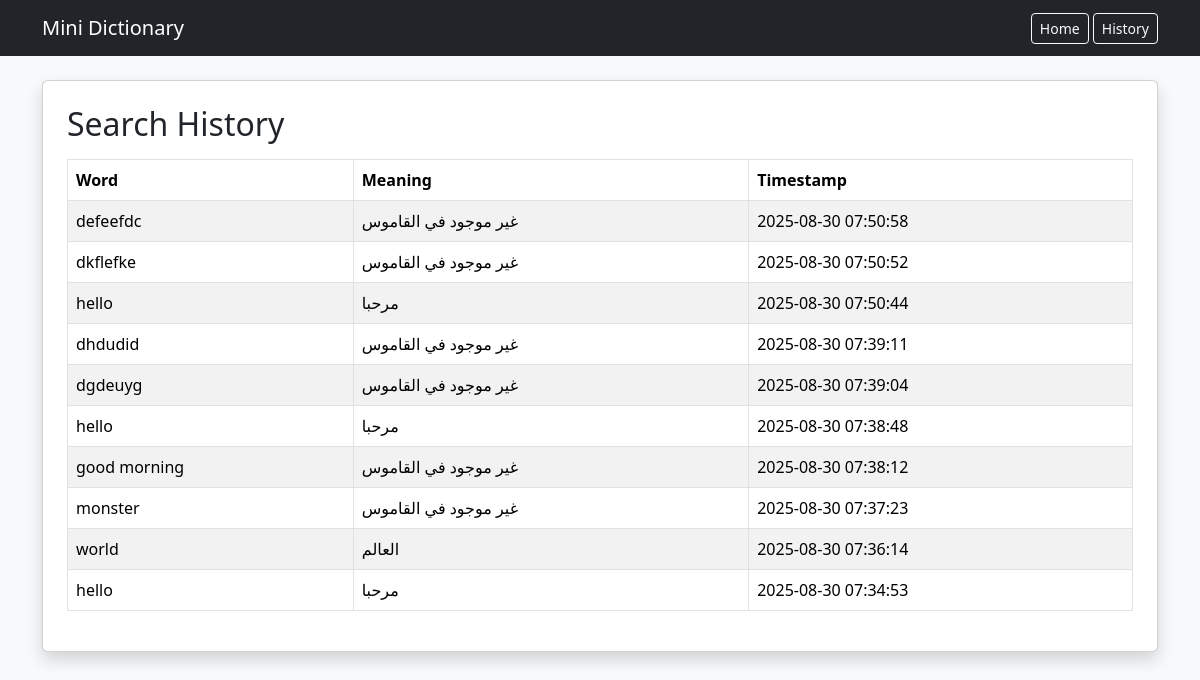
The app's page /history with its own data.
### tables this page shows
CREATE TABLE history (
            id INTEGER PRIMARY KEY AUTOINCREMENT,
            word TEXT NOT NULL,
            meaning TEXT NOT NULL,
            timestamp DATETIME DEFAULT CURRENT_TIMESTAMP
        );

### app.py (the view)
@app.route("/history")
def history():
    conn = get_db()
    rows = conn.execute("SELECT * FROM history ORDER BY timestamp DESC").fetchall()
    conn.close()
    return render_template("history.html", history=rows)

### app.py (called while the page is built)
def get_db():
    conn = sqlite3.connect("dictionary.db")
    conn.row_factory = sqlite3.Row
    return conn

### templates/history.html
{% extends "layout.html" %}
{% block content %}
<div class="card shadow p-4">
  <h2 class="mb-3">Search History</h2>
  {% if history %}
    <table class="table table-bordered table-striped">
      <thead>
        <tr>
          <th>Word</th>
          <th>Meaning</th>
          <th>Timestamp</th>
        </tr>
      </thead>
      <tbody>
        {% for row in history %}
          <tr>
            <td>{{ row['word'] }}</td>
            <td>{{ row['meaning'] }}</td>
            <td>{{ row['timestamp'] }}</td>
          </tr>
        {% endfor %}
      </tbody>
    </table>
  {% else %}
    <p class="text-muted">No history yet.</p>
  {% endif %}
</div>
{% endblock %}

### templates/layout.html (shortened to what this page needs)
<!DOCTYPE html>
<html lang="en">
<head>
    <link href="https://cdn.jsdelivr.net/npm/bootstrap@5.3.3/dist/css/bootstrap.min.css" rel="stylesheet">
</head>
<body class="bg-light">
<nav class="navbar navbar-expand-lg navbar-dark bg-dark mb-4">
  <div class="container">
    <a class="navbar-brand" href="/">Mini Dictionary</a>
    <div>
      <a class="btn btn-outline-light btn-sm" href="/">Home</a>
      <a class="btn btn-outline-light btn-sm" href="/history">History</a>
    </div>
  </div>
</nav>
<div class="container">
    {% block content %}{% endblock %}
</div>
</body>
</html>

### records on screen
history: word "defeefdc", meaning "غير موجود في القاموس", timestamp "2025-08-30 07:50:58"
history: word "dkflefke", meaning "غير موجود في القاموس", timestamp "2025-08-30 07:50:52"
history: word "hello", meaning "مرحبا", timestamp "2025-08-30 07:50:44"
history: word "dhdudid", meaning "غير موجود في القاموس", timestamp "2025-08-30 07:39:11"
history: word "dgdeuyg", meaning "غير موجود في القاموس", timestamp "2025-08-30 07:39:04"
history: word "hello", meaning "مرحبا", timestamp "2025-08-30 07:38:48"
history: word "good morning", meaning "غير موجود في القاموس", timestamp "2025-08-30 07:38:12"
history: word "monster", meaning "غير موجود في القاموس", timestamp "2025-08-30 07:37:23"
history: word "world", meaning "العالم", timestamp "2025-08-30 07:36:14"
history: word "hello", meaning "مرحبا", timestamp "2025-08-30 07:34:53"
